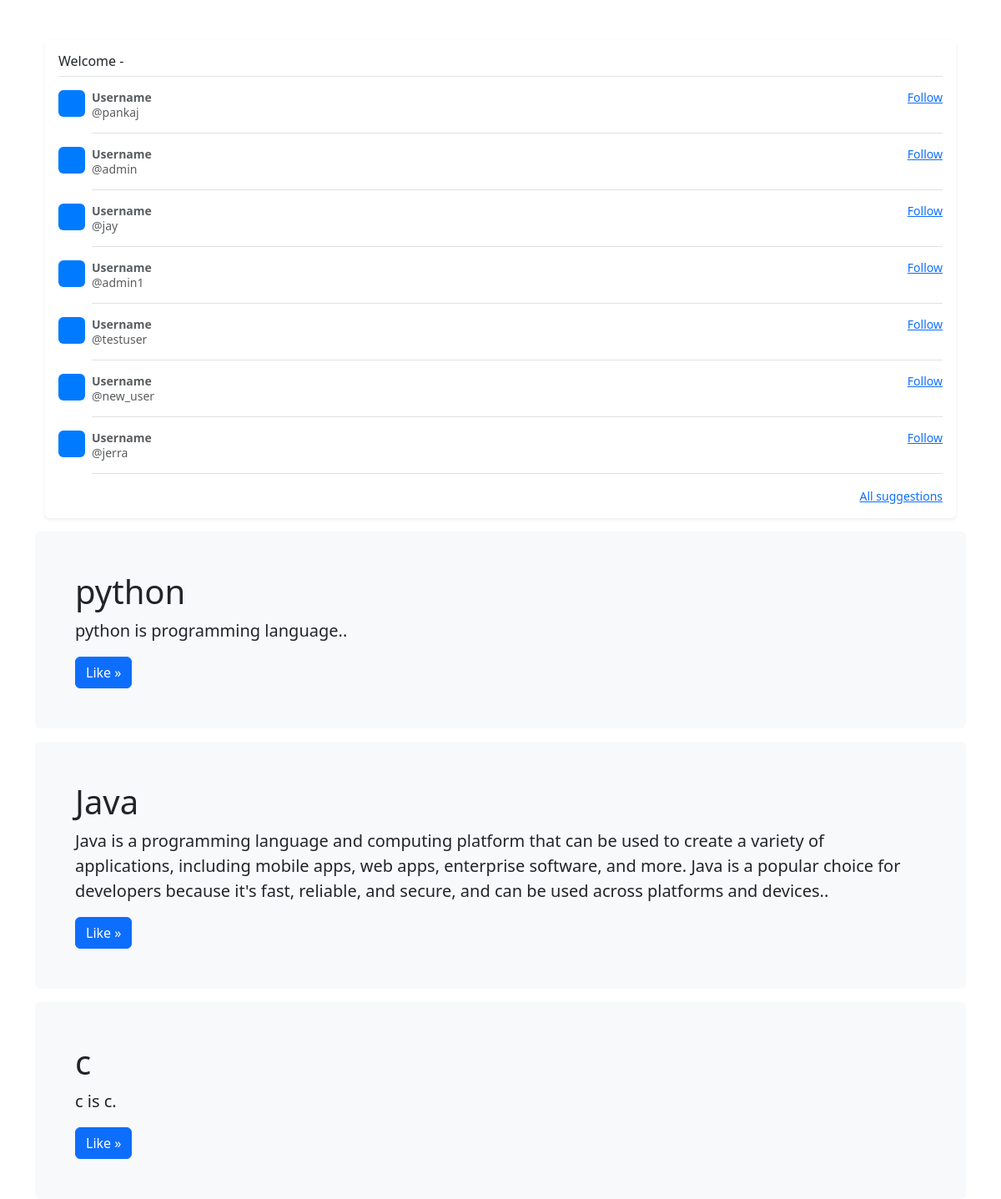
Screenshot of /blog/ with the database file from the repository.
### blogapp/models.py (models this page shows, shortened)
class Blog(models.Model):
    author = models.ForeignKey(User, on_delete=models.CASCADE)
    title = models.CharField(max_length=100)
    description = models.TextField()
    like = models.ManyToManyField(User, related_name="sandwiches", blank=True)

### blogapp/views.py (the view)
# urls.py: path("", views.index, name="index"),
def index(request):
    blog = Blog.objects.all()
    id = request.user.id
    users = User.objects.filter(~Q(id=id))
    context = {'Blogs': blog, 'Users': users}
    return render(request, 'index.html', context)

### blogapp/templates/index.html (shortened to what this page needs)
<!DOCTYPE html>
<html lang="en">
<head>
    <link href="https://cdn.jsdelivr.net/npm/bootstrap@5.3.3/dist/css/bootstrap.min.css" rel="stylesheet"
 />
</head>
<body>
    <div class="container mt-5">
        <main class="container">
            <div class="my-3 p-3 bg-body rounded shadow-sm">
                <h6 class="border-bottom pb-2 mb-0">Welcome - {{user.username}}</h6>
                {% for user in Users %}
                <div class="d-flex text-body-secondary pt-3">
                    <svg class="bd-placeholder-img flex-shrink-0 me-2 rounded" width="32" height="32"
                        xmlns="http://www.w3.org/2000/svg" role="img" aria-label="Placeholder: 32x32"
                        preserveAspectRatio="xMidYMid slice" focusable="false">
                        <text x="50%" y="50%" fill="#007bff" dy=".3em">32x32</text>
                    </svg>
                    <div class="pb-3 mb-0 small lh-sm border-bottom w-100">
                        <div class="d-flex justify-content-between">
                            <strong class="text-gray-dark">Username</strong>
                            <a href="#">Follow</a>
                        </div>
                        <span class="d-block">@{{user.username}}</span>
                    </div>
                </div>
                {% endfor %}
                <small class="d-block text-end mt-3">
                    <a href="#">All suggestions</a>
                </small>
            </div>
        </main>
        {% for blog in Blogs %}
        <div class="bg-body-tertiary p-5 rounded mt-3">
            <h1>{{blog.title}}</h1>
            <p class="lead">
                {{blog.description}}.
            </p>
            <a class="btn btn-primary" href="{% url 'like' blog.pk %}" role="button">Like »</a>
        </div>
        {% endfor %}
    </div>
</body>
</html>

### rows the page displays
Blog: title "python", description "python is programming language."
Blog: title "Java", description "Java is a programming language and computing platform that can be used to create a variety of applications, including mobile apps, web apps, enterprise software, and more. Java is a popular choice for developers because it's fast, reliable, and secure, and can be used across platforms and devices."
Blog: title "c", description "c is c"

### other values shown
{{ user.username }} "pankaj"
{{ user.username }} "admin"
{{ user.username }} "jay"
{{ user.username }} "admin1"
{{ user.username }} "testuser"
{{ user.username }} "new_user"
{{ user.username }} "jerra"
